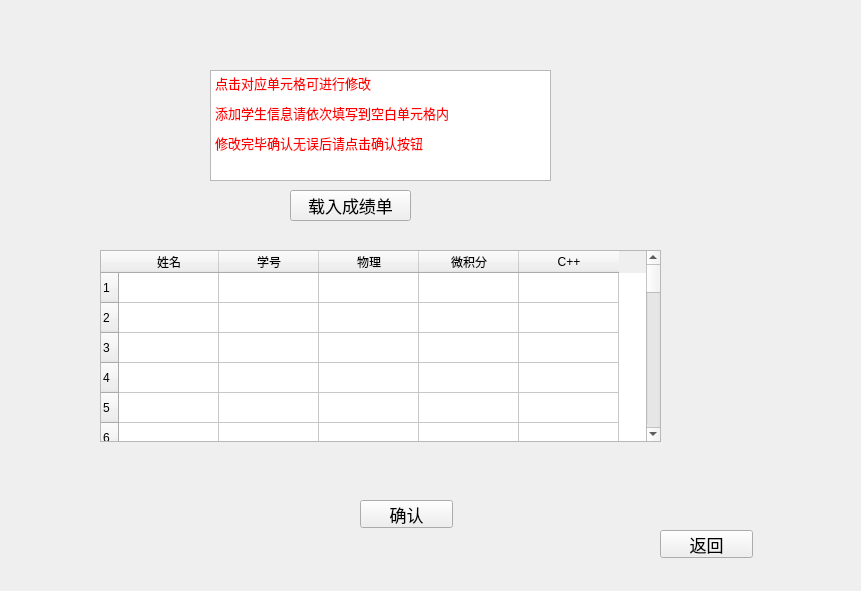
<?xml version="1.0" encoding="UTF-8"?>
<ui version="4.0">
 <class>score_manage</class>
 <widget class="QMainWindow" name="score_manage">
  <property name="geometry">
   <rect>
    <x>0</x>
    <y>0</y>
    <width>861</width>
    <height>591</height>
   </rect>
  </property>
  <property name="windowTitle">
   <string>MainWindow</string>
  </property>
  <property name="styleSheet">
   <string notr="true">border-image: url(:/new/background/mainBack.jpg);</string>
  </property>
  <widget class="QWidget" name="centralwidget">
   <widget class="QTableWidget" name="tableWidget">
    <property name="geometry">
     <rect>
      <x>100</x>
      <y>250</y>
      <width>561</width>
      <height>192</height>
     </rect>
    </property>
    <property name="styleSheet">
     <string notr="true">border-image: url(:/new/background/blank.jpg);</string>
    </property>
    <row>
     <property name="text">
      <string>1</string>
     </property>
    </row>
    <row>
     <property name="text">
      <string>2</string>
     </property>
    </row>
    <row>
     <property name="text">
      <string>3</string>
     </property>
    </row>
    <row>
     <property name="text">
      <string>4</string>
     </property>
    </row>
    <row>
     <property name="text">
      <string>5</string>
     </property>
    </row>
    <row>
     <property name="text">
      <string>6</string>
     </property>
    </row>
    <row>
     <property name="text">
      <string>7</string>
     </property>
    </row>
    <row>
     <property name="text">
      <string>8</string>
     </property>
    </row>
    <row>
     <property name="text">
      <string>9</string>
     </property>
    </row>
    <row>
     <property name="text">
      <string>10</string>
     </property>
    </row>
    <row>
     <property name="text">
      <string>11</string>
     </property>
    </row>
    <row>
     <property name="text">
      <string>12</string>
     </property>
    </row>
    <row>
     <property name="text">
      <string>13</string>
     </property>
    </row>
    <row>
     <property name="text">
      <string>14</string>
     </property>
    </row>
    <row>
     <property name="text">
      <string>15</string>
     </property>
    </row>
    <row>
     <property name="text">
      <string>16</string>
     </property>
    </row>
    <row>
     <property name="text">
      <string>17</string>
     </property>
    </row>
    <row>
     <property name="text">
      <string>18</string>
     </property>
    </row>
    <row>
     <property name="text">
      <string>19</string>
     </property>
    </row>
    <row>
     <property name="text">
      <string>20</string>
     </property>
    </row>
    <row>
     <property name="text">
      <string>21</string>
     </property>
    </row>
    <row>
     <property name="text">
      <string>22</string>
     </property>
    </row>
    <row>
     <property name="text">
      <string>23</string>
     </property>
    </row>
    <row>
     <property name="text">
      <string>24</string>
     </property>
    </row>
    <row>
     <property name="text">
      <string>25</string>
     </property>
    </row>
    <row>
     <property name="text">
      <string>26</string>
     </property>
    </row>
    <row>
     <property name="text">
      <string>27</string>
     </property>
    </row>
    <row>
     <property name="text">
      <string>28</string>
     </property>
    </row>
    <row>
     <property name="text">
      <string>29</string>
     </property>
    </row>
    <row>
     <property name="text">
      <string>30</string>
     </property>
    </row>
    <column>
     <property name="text">
      <string>姓名</string>
     </property>
    </column>
    <column>
     <property name="text">
      <string>学号</string>
     </property>
    </column>
    <column>
     <property name="text">
      <string>物理</string>
     </property>
    </column>
    <column>
     <property name="text">
      <string>微积分</string>
     </property>
    </column>
    <column>
     <property name="text">
      <string>C++</string>
     </property>
    </column>
   </widget>
   <widget class="QTextBrowser" name="textBrowser">
    <property name="geometry">
     <rect>
      <x>210</x>
      <y>70</y>
      <width>341</width>
      <height>111</height>
     </rect>
    </property>
    <property name="font">
     <font>
      <family>幼圆</family>
      <pointsize>5</pointsize>
     </font>
    </property>
    <property name="styleSheet">
     <string notr="true">border-image: url(:/new/background/input_box.jpg);
border-image: url(:/new/background/blank.jpg);</string>
    </property>
    <property name="html">
     <string>&lt;!DOCTYPE HTML PUBLIC &quot;-//W3C//DTD HTML 4.0//EN&quot; &quot;http://www.w3.org/TR/REC-html40/strict.dtd&quot;&gt;
&lt;html&gt;&lt;head&gt;&lt;meta name=&quot;qrichtext&quot; content=&quot;1&quot; /&gt;&lt;style type=&quot;text/css&quot;&gt;
p, li { white-space: pre-wrap; }
&lt;/style&gt;&lt;/head&gt;&lt;body style=&quot; font-family:'幼圆'; font-size:5pt; font-weight:400; font-style:normal;&quot;&gt;
&lt;p style=&quot; margin-top:0px; margin-bottom:0px; margin-left:0px; margin-right:0px; -qt-block-indent:0; text-indent:0px;&quot;&gt;&lt;span style=&quot; font-family:'SimSun'; font-size:16pt; color:#ff0000; vertical-align:super;&quot;&gt;点击对应单元格可进行修改&lt;/span&gt;&lt;/p&gt;
&lt;p style=&quot; margin-top:0px; margin-bottom:0px; margin-left:0px; margin-right:0px; -qt-block-indent:0; text-indent:0px;&quot;&gt;&lt;span style=&quot; font-family:'SimSun'; font-size:16pt; color:#ff0000; vertical-align:super;&quot;&gt;添加学生信息请依次填写到空白单元格内&lt;/span&gt;&lt;/p&gt;
&lt;p style=&quot; margin-top:0px; margin-bottom:0px; margin-left:0px; margin-right:0px; -qt-block-indent:0; text-indent:0px;&quot;&gt;&lt;span style=&quot; font-family:'SimSun'; font-size:16pt; color:#ff0000; vertical-align:super;&quot;&gt;修改完毕确认无误后请点击确认按钮&lt;/span&gt;&lt;/p&gt;&lt;/body&gt;&lt;/html&gt;</string>
    </property>
   </widget>
   <widget class="QPushButton" name="writein_button">
    <property name="geometry">
     <rect>
      <x>360</x>
      <y>500</y>
      <width>93</width>
      <height>28</height>
     </rect>
    </property>
    <property name="font">
     <font>
      <family>幼圆</family>
      <pointsize>13</pointsize>
     </font>
    </property>
    <property name="styleSheet">
     <string notr="true">border-image: url(:/new/background/ChooseButton.png);</string>
    </property>
    <property name="text">
     <string>确认</string>
    </property>
   </widget>
   <widget class="QPushButton" name="back_button">
    <property name="geometry">
     <rect>
      <x>660</x>
      <y>530</y>
      <width>93</width>
      <height>28</height>
     </rect>
    </property>
    <property name="font">
     <font>
      <family>幼圆</family>
      <pointsize>13</pointsize>
     </font>
    </property>
    <property name="styleSheet">
     <string notr="true">border-image: url(:/new/background/ChooseButton.png);</string>
    </property>
    <property name="text">
     <string>返回</string>
    </property>
   </widget>
   <widget class="QPushButton" name="loadin_button">
    <property name="geometry">
     <rect>
      <x>290</x>
      <y>190</y>
      <width>121</width>
      <height>31</height>
     </rect>
    </property>
    <property name="font">
     <font>
      <family>幼圆</family>
      <pointsize>13</pointsize>
     </font>
    </property>
    <property name="styleSheet">
     <string notr="true">border-image: url(:/new/background/ChooseButton.png);</string>
    </property>
    <property name="text">
     <string>载入成绩单</string>
    </property>
   </widget>
   <widget class="QLabel" name="tip">
    <property name="geometry">
     <rect>
      <x>430</x>
      <y>190</y>
      <width>121</width>
      <height>31</height>
     </rect>
    </property>
    <property name="styleSheet">
     <string notr="true">border-image: url(:/new/background/blank.jpg);</string>
    </property>
    <property name="text">
     <string/>
    </property>
   </widget>
  </widget>
 </widget>
 <resources/>
 <connections/>
</ui>
